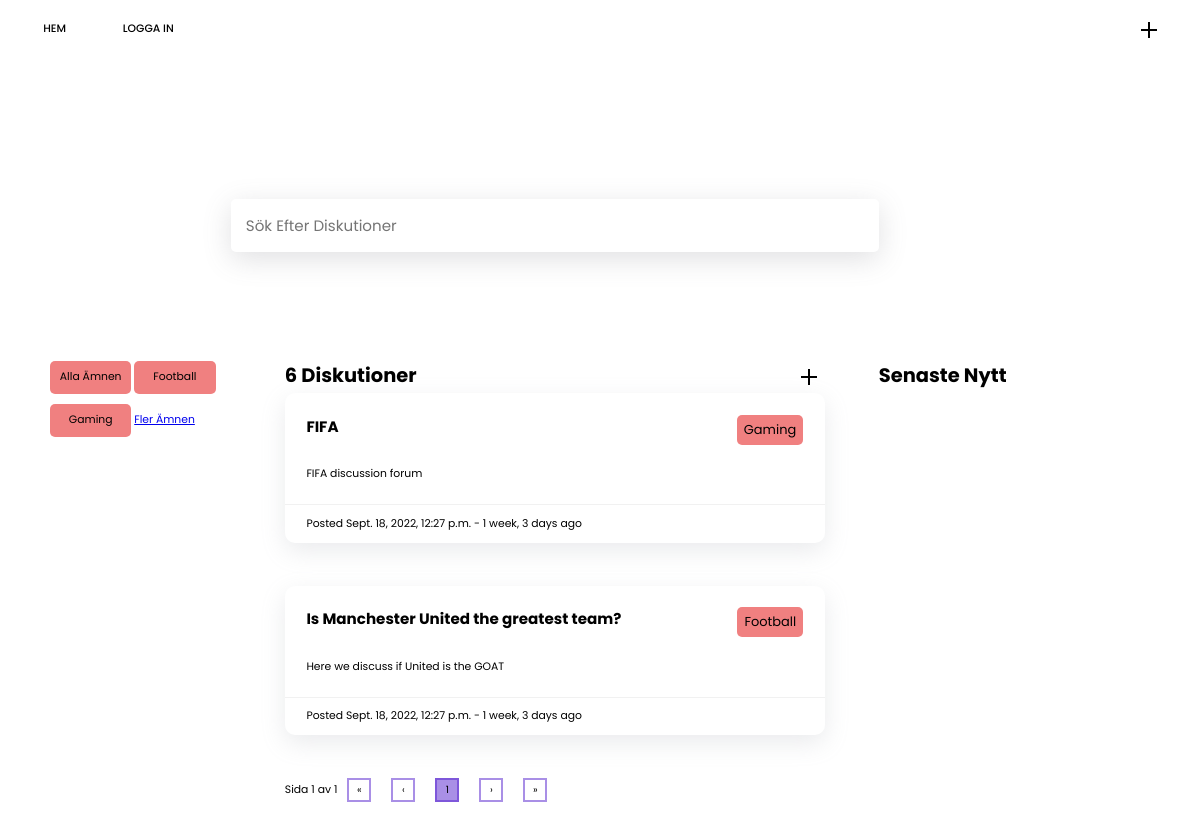
The app's page /, older data.
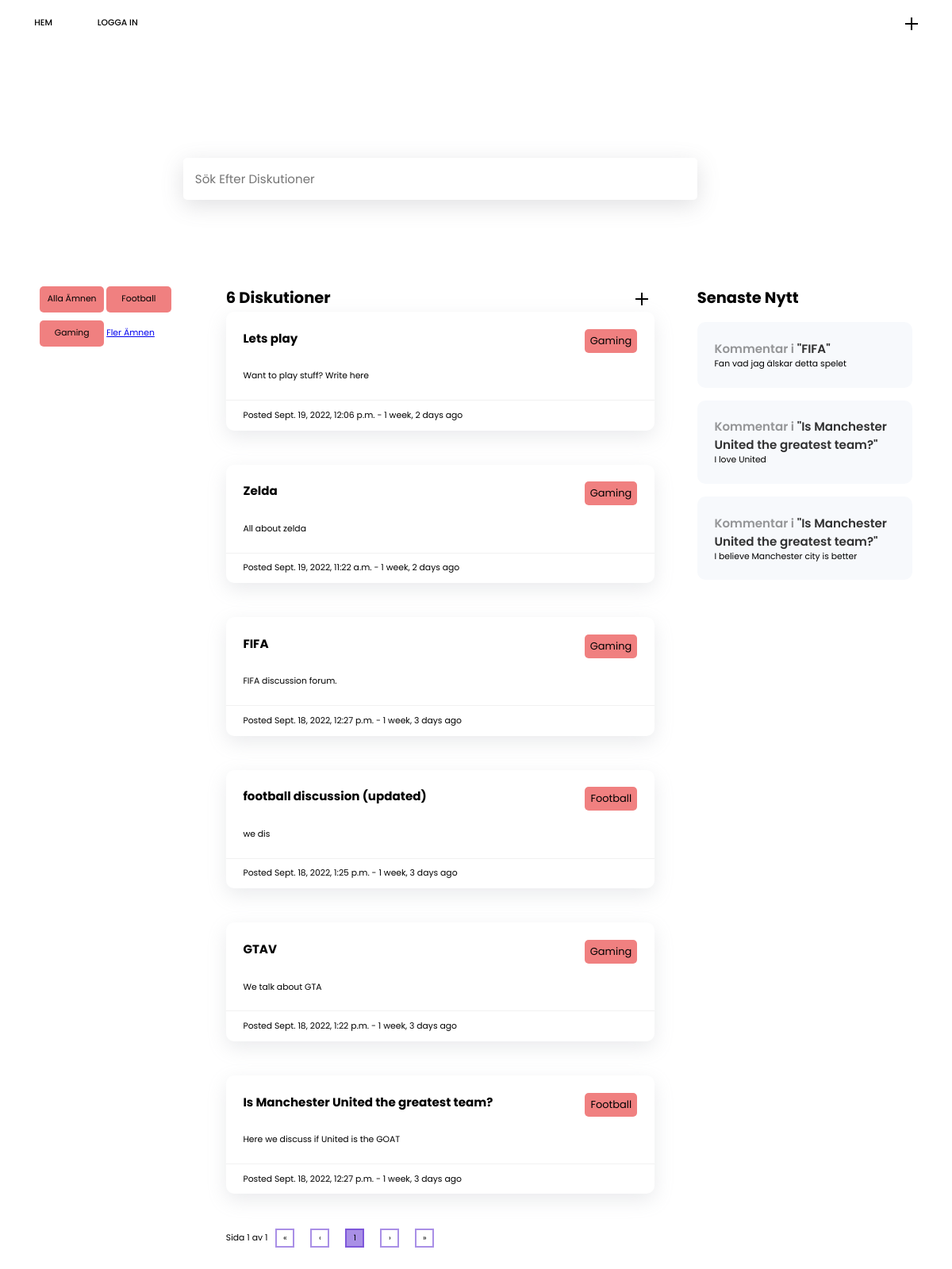
The same page, newer data.
### base/models.py (models this page shows, shortened)
class Topic(models.Model):
    name = models.CharField(max_length=200)
    color = models.CharField(max_length=10, null=True)

class Room(models.Model):
    host = models.ForeignKey(User, on_delete=models.SET_NULL, null=True)
    topic = models.ForeignKey(
        Topic, on_delete=models.SET_NULL, null=True, blank=True)
    name = models.CharField(max_length=200, blank=True, null=True)
    description = models.TextField(null=True, blank=True)
    updated = models.DateTimeField(auto_now=True)
    created = models.DateTimeField(auto_now_add=True)
    class Meta:
        ordering = ['-updated', '-created']
    def __str__(self):
        return self.name

class Message(models.Model):
    user = models.ForeignKey(User, on_delete=models.CASCADE)
    room = models.ForeignKey(Room, on_delete=models.CASCADE)
    body = models.TextField()
    updated = models.DateTimeField(auto_now=True)
    created = models.DateTimeField(auto_now_add=True)
    class Meta:
        ordering = ['-updated', '-created']

### base/views.py (the view)
# urls.py: path('', views.home, name="home"),
def home(request):
    q = request.GET.get('q') if request.GET.get('q') != None else ''
    rooms = Room.objects.filter(
        Q(topic__name__icontains=q) |
        Q(description__icontains=q) |
        Q(name__icontains=q)
    )  # visa resultat om de innehåller sökresultat
    p = Paginator(rooms, 10)
    page = request.GET.get('page')
    room_list = p.get_page(page)
    print(p.count)
    print(p.num_pages)
    print(page)
    if not page:
        page = 0
    if p.num_pages >= 4:
        bigRight = int(p.num_pages)
        if p.num_pages >= 5:
            increment = 5
            if p.num_pages >= 30:
                increment = 10
                if p.num_pages >= 50:
                    increment = 20
            bigRight = int(page) + increment
            smallLeft = int(page) - increment
        if bigRight >= int(p.num_pages):
            bigRight = int(p.num_pages)
            if int(page) == int(p.num_pages) - 1:
                bigRight = False
        if smallLeft <= 1:
            smallLeft = 1
        if int(page) <= 2:
            smallLeft = False
    else:
        bigRight = False
        smallLeft = False
    topics = Topic.objects.all()[0:30]
    room_count = rooms.count()
    room_messages = Message.objects.filter(
        Q(room__topic__name__icontains=q))[0:5]
    context = {
        'oldrooms': rooms,
        'topics': topics,
        'room_count': room_count,
        'room_messages': room_messages,
        'rooms': room_list,
        'bigRight': bigRight,
        'smallLeft': smallLeft,
    }
    return render(request, 'base/home.html', context)

### base/templates/base/home.html
{% extends 'main.html' %}
{% block content%}
{% load static %}
<div class="mainContainer">
    <form method="GET" action="{% url 'home'%}" class="searchbar one">
        <input type="text" name="q" placeholder="Sök Efter Diskutioner">
    </form>
    <div class="topicContainer two">
        <a class="topic" href="{% url 'home' %}">Alla Ämnen</a>
        {% include 'base/topics_component.html'%}
        <a href="{% url 'alltopics' %}">Fler Ämnen</a>
    </div>
    <div class="threadsContainer three">
        <div>
            <div class="head">
                <h2>6 Diskutioner</h2>
                <a class="plusContainer" href="{% url 'create-room' %}">
                    <div class="plus"><span class="strokes"></span></div>
                </a>
            </div>
            {% include 'base/room_component.html'%}
        </div>
    </div>
    <div class="latestContainer fore">
        <h2>Senaste Nytt</h2>
        {% include 'base/activity_component.html'%}
    </div>
</div>
{% endblock content%}

### base/templates/base/topics_component.html
{% for topic in topics%}
<a class="topic" style="background-color:{{topic.color}}" href="{% url 'home' %}?q={{topic.name}}">{{topic.name}}</a>
{% endfor%}

### base/templates/base/room_component.html (shortened to what this page needs)
{% for room in rooms%}
<div class="room">
    <a href="{% url 'room' room.id%}" class="top">
        <div>
            <h3>{{room.name}}</h3>
            <span class="subject" style="background-color:{{room.topic.color}}">{{room.topic.name}}</span>
        </div>
        <p>{{room.description}}</p>
    </a>
    <div class="bottom">
        <span class="date">Posted {{room.created}} - {{room.created|timesince}} ago</span>
    </div>
</div>
{% endfor %}
<div class="pagination">
    <span>Sida {{rooms.number}} av {{rooms.paginator.num_pages}}</span>
    <div class="desktop">
        {% if rooms.has_previous%}
        <a class="pageNum" href="?page=1">&#171;</a>
        <a class="pageNum" href="?page={{rooms.previous_page_number}}">&#8249;</a>
        {% if smallLeft%}
        <a class="pageNum" href="?page={{smallLeft}}">{{smallLeft}}</a>
        {% endif %}
        <a href="?page={{rooms.previous_page_number}}" class="pageNum ">{{rooms.previous_page_number}}</a> {% else %}
        <span class="pageNum">&#171;</span>
        <span class="pageNum">&#8249;</span> {% endif %}
        <span class="pageNum currentPageNum">{{rooms.number}}</span>
        {% if rooms.has_next%}
        <a class="pageNum" href="?page={{rooms.next_page_number}}">{{rooms.next_page_number}}</a>
        {% if bigRight%}
        <a class="pageNum" href="?page={{bigRight}}">{{bigRight}}</a>
        {% endif %}
        <a class="pageNum" href="?page={{rooms.next_page_number}}">&#8250;</a>
        <a class="pageNum" href="?page={{rooms.paginator.num_pages}}">&#187;</a>
        {% else %}
        <span class="pageNum disabled">&#8250;</span>
        <span class="pageNum disabled">&#187;</span>
        {% endif%}
    </div>
</div>

### base/templates/base/activity_component.html
{% for message in room_messages%}
<a href="{% url 'room' message.room.id %}" class="latest">
    <h4><span class="small">Kommentar i</span> "{{message.room}}"</h4>
    <p>{{message.body}}</p>
</a>
{% endfor %}

Row changes from the older to the newer data that the page shows:
added Room: name "Lets play", topic.name "Gaming", description "Want to play stuff? Write here", created "Sept. 19, 2022, 12:06 p.m.", created "1 week, 2 days"
added Room: name "Zelda", topic.name "Gaming", description "All about zelda", created "Sept. 19, 2022, 11:22 a.m.", created "1 week, 2 days"
changed Room "FIFA": description "FIFA discussion forum" → "FIFA discussion forum."
added Room: name "football discussion (updated)", topic.name "Football", description "we dis", created "Sept. 18, 2022, 1:25 p.m.", created "1 week, 3 days"
added Room: name "GTAV", topic.name "Gaming", description "We talk about GTA", created "Sept. 18, 2022, 1:22 p.m.", created "1 week, 3 days"
added Message: room "FIFA", body "Fan vad jag älskar detta spelet"
added Message: room "Is Manchester United the greatest team?", body "I love United"
added Message: room "Is Manchester United the greatest team?", body "I believe Manchester city is better"
